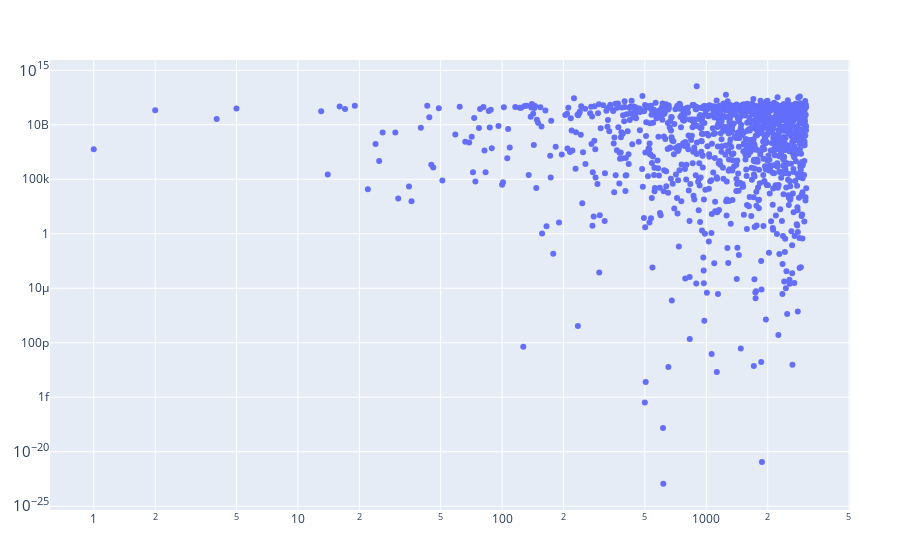

This figure's notebook cell:
### Code cell
plot(scatter(sub_second_approx_energy_df, y=:Energy_Joules, mode="markers",
            text=:Isotopes, color=:Isotopes),
Layout(xaxis_type = "log", yaxis_type = "log", show_scale = true))

### Figure 1 — Plotly figure (JSON) as saved in the notebook; plotly's stock layout.template omitted (floating-point values rounded to 4 significant figures; data arrays with more than 128 entries replaced by an {"elided": "..."} marker saying what was removed)
{"data": [{"color": {"elided": "3089 str values"}, "mode": "markers", "text": {"elided": "3089 str values"}, "type": "scatter", "y": {"elided": "3089 float values"}}], "layout": {"margin": {"b": 50, "l": 50, "r": 50, "t": 60}, "show": {"scale": true}, "xaxis": {"type": "log"}, "yaxis": {"type": "log"}}}
